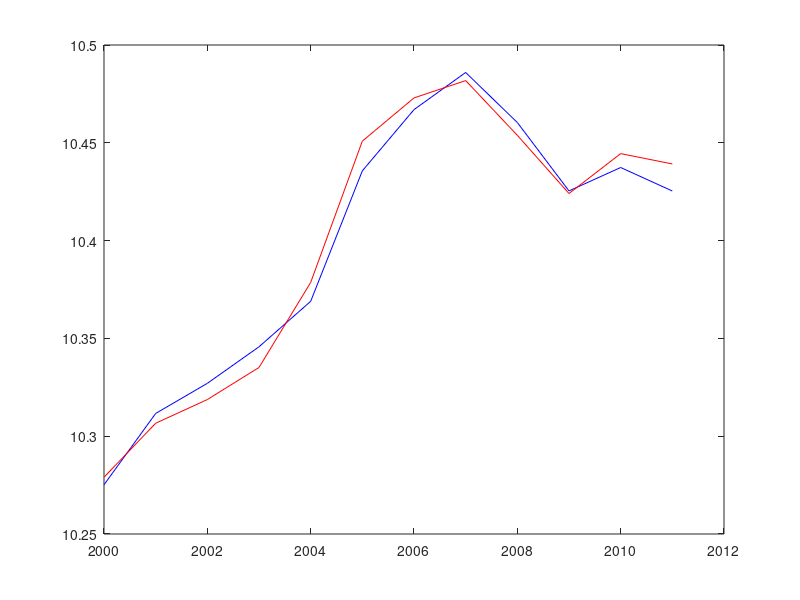
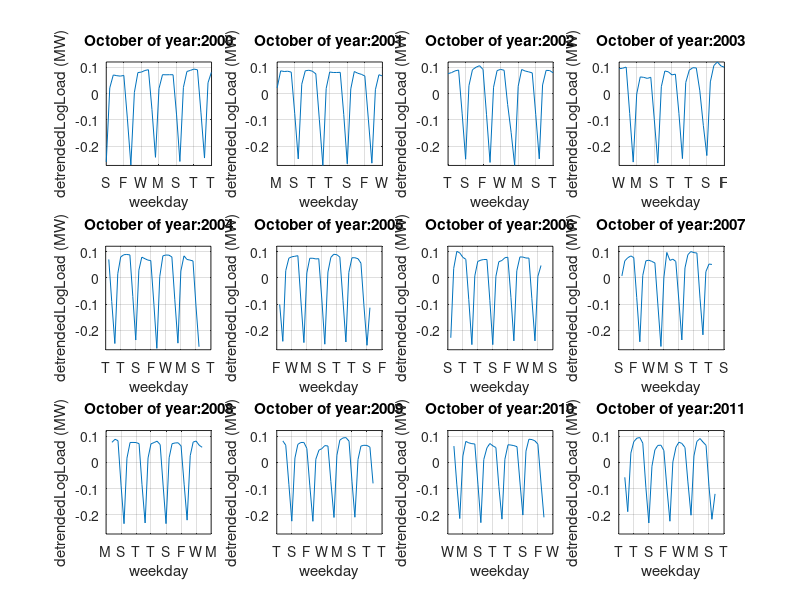

MATLAB code for these plots, in order:
clc
clear all
close all

load datiOTT;
dates=datiOTT(:,1);
loads = log(datiOTT(:,2));
years = datiOTT(:,3);
dayOfMonth = datiOTT(:, 5);
dayOfWeek = datiOTT(:, 6);

for i = 0:11
    currentYear = 2000+i;
    currentLoads = loads(years == currentYear);
    fourWeeksLoads = currentLoads(1:28); % mi procuro i dati robusti (28 giorni invece di 31)
    means(i+1) = mean(currentLoads);
    fourWeeksMeans(i+1) = mean(fourWeeksLoads);
end

figure(1)
plot(2000:2011, means, 'b')
hold on
plot(2000:2011, fourWeeksMeans, 'r')

for i = 1:12
        currentYear = 1999+i;
        loadDetrended(years == currentYear) = loads(years == currentYear) - fourWeeksMeans(i);
end

% sistemare per vedere se i dati sono stati davvero detrendizzati
% TODO: aggiungere destagionalizzazione
figure(3)
y = 2000;
for r=0:2
    for c=1:4
        subplot(3, 4, r*4+c)
        plot(dates(years == y),loadDetrended(years == y))
        asse=axis;  % Fornisce gli estremi (xMax yMax)
        axis([asse(1:2) min(loadDetrended) max(loadDetrended)]); % Blocco lo stesso intervallo sull'asse delle y, così da vedere i trend
        datetick('x','d')
        xlabel('weekday')
        ylabel('detrendedLogLoad (MW)')
        title(strcat('October of year: ', num2str(y)))
        grid
        y=y+1;
    end
end

% figure(4)
% for i = 0:11
%     currentYear = 2000 + i
%     currentLoad = loadDetrended(year == currentYear)
%     startingDay = dayOfWeek
%     currentDays = 
% end
